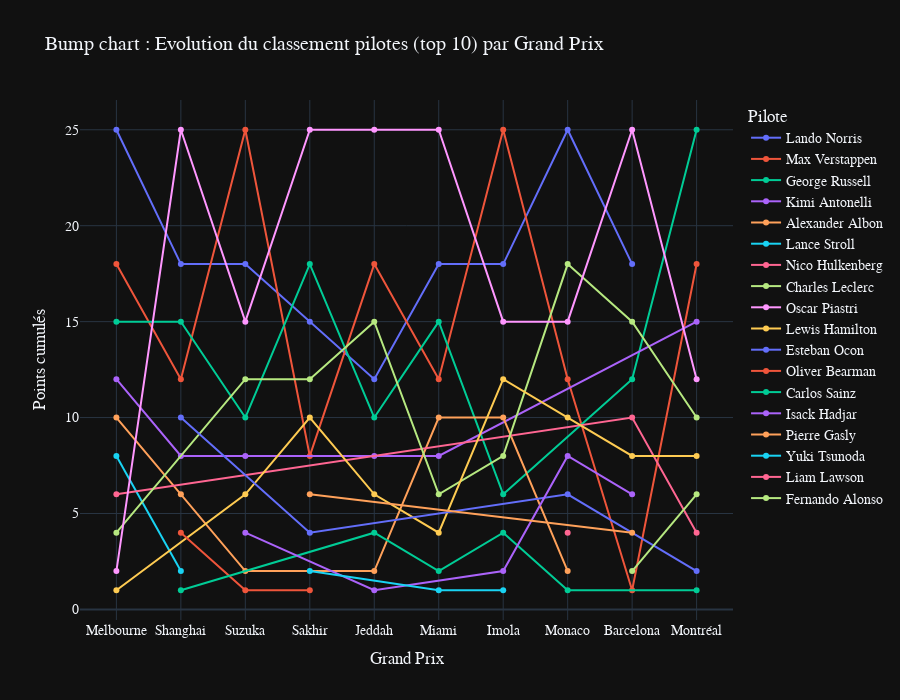

Notebook code cell kept with this figure:
### Markdown cell above
### 📈 Bump chart – évolution du top 10 pilotes
Visualisation de la dynamique du championnat.

### Code cell
# Bump chart – évolution du classement pilotes (top 10)
top10 = (df_drv_stand
         .groupby(['round', 'FullName'])['Points']
         .max()
         .reset_index()
         .sort_values(['round', 'Points'], ascending=[True, False])
         .groupby('round')
         .head(10))

round_to_gp = df_results.set_index('round')['event'].to_dict()
top10['event'] = top10['round'].map(round_to_gp)

# On récupère la position finale de chaque pilote à chaque course
position_map = df_results.set_index(['FullName', 'round'])['Position'].to_dict()
top10['Position'] = top10.apply(lambda row: position_map.get((row['FullName'], row['round']), None), axis=1)

fig3 = px.line(
    top10,
    x='event', y='Points', color='FullName',
    markers=True,
    hover_data=['Position'],
    title="Bump chart : Evolution du classement pilotes (top 10) par Grand Prix",
    labels={'event': 'Grand Prix', 'Points': 'Points cumulés', 'FullName': 'Pilote', 'Position': 'Position finale'}
)
fig3.update_layout(height=700, 
    template="plotly_dark",
    font=dict(family="Montserrat, Arial", size=14),
)
fig3.show()

### Figure 1 — Plotly figure (JSON) as saved in the notebook; plotly's stock layout.template omitted (floating-point values rounded to 4 significant figures)
{"data": [{"customdata": [[1.0], [2.0], [2.0], [3.0], [4.0], [2.0], [2.0], [1.0], [2.0]], "hovertemplate": "Pilote=Lando Norris<br>Grand Prix=%{x}<br>Points cumulés=%{y}<br>Position finale=%{customdata[0]}<extra></extra>", "legendgroup": "Lando Norris", "line": {"color": "#636efa", "dash": "solid"}, "marker": {"symbol": "circle"}, "mode": "lines+markers", "name": "Lando Norris", "orientation": "v", "showlegend": true, "type": "scatter", "x": ["Melbourne", "Shanghai", "Suzuka", "Sakhir", "Jeddah", "Miami", "Imola", "Monaco", "Barcelona"], "xaxis": "x", "y": [25.0, 18.0, 18.0, 15.0, 12.0, 18.0, 18.0, 25.0, 18.0], "yaxis": "y"}, {"customdata": [[2.0], [4.0], [1.0], [6.0], [2.0], [4.0], [1.0], [4.0], [10.0], [2.0]], "hovertemplate": "Pilote=Max Verstappen<br>Grand Prix=%{x}<br>Points cumulés=%{y}<br>Position finale=%{customdata[0]}<extra></extra>", "legendgroup": "Max Verstappen", "line": {"color": "#EF553B", "dash": "solid"}, "marker": {"symbol": "circle"}, "mode": "lines+markers", "name": "Max Verstappen", "orientation": "v", "showlegend": true, "type": "scatter", "x": ["Melbourne", "Shanghai", "Suzuka", "Sakhir", "Jeddah", "Miami", "Imola", "Monaco", "Barcelona", "Montréal"], "xaxis": "x", "y": [18.0, 12.0, 25.0, 8.0, 18.0, 12.0, 25.0, 12.0, 1.0, 18.0], "yaxis": "y"}, {"customdata": [[3.0], [3.0], [5.0], [2.0], [5.0], [3.0], [7.0], [4.0], [1.0]], "hovertemplate": "Pilote=George Russell<br>Grand Prix=%{x}<br>Points cumulés=%{y}<br>Position finale=%{customdata[0]}<extra></extra>", "legendgroup": "George Russell", "line": {"color": "#00cc96", "dash": "solid"}, "marker": {"symbol": "circle"}, "mode": "lines+markers", "name": "George Russell", "orientation": "v", "showlegend": true, "type": "scatter", "x": ["Melbourne", "Shanghai", "Suzuka", "Sakhir", "Jeddah", "Miami", "Imola", "Barcelona", "Montréal"], "xaxis": "x", "y": [15.0, 15.0, 10.0, 18.0, 10.0, 15.0, 6.0, 12.0, 25.0], "yaxis": "y"}, {"customdata": [[4.0], [6.0], [6.0], [6.0], [6.0], [3.0]], "hovertemplate": "Pilote=Kimi Antonelli<br>Grand Prix=%{x}<br>Points cumulés=%{y}<br>Position finale=%{customdata[0]}<extra></extra>", "legendgroup": "Kimi Antonelli", "line": {"color": "#ab63fa", "dash": "solid"}, "marker": {"symbol": "circle"}, "mode": "lines+markers", "name": "Kimi Antonelli", "orientation": "v", "showlegend": true, "type": "scatter", "x": ["Melbourne", "Shanghai", "Suzuka", "Jeddah", "Miami", "Montréal"], "xaxis": "x", "y": [12.0, 8.0, 8.0, 8.0, 8.0, 15.0], "yaxis": "y"}, {"customdata": [[5.0], [7.0], [9.0], [9.0], [5.0], [5.0], [9.0]], "hovertemplate": "Pilote=Alexander Albon<br>Grand Prix=%{x}<br>Points cumulés=%{y}<br>Position finale=%{customdata[0]}<extra></extra>", "legendgroup": "Alexander Albon", "line": {"color": "#FFA15A", "dash": "solid"}, "marker": {"symbol": "circle"}, "mode": "lines+markers", "name": "Alexander Albon", "orientation": "v", "showlegend": true, "type": "scatter", "x": ["Melbourne", "Shanghai", "Suzuka", "Jeddah", "Miami", "Imola", "Monaco"], "xaxis": "x", "y": [10.0, 6.0, 2.0, 2.0, 10.0, 10.0, 2.0], "yaxis": "y"}, {"customdata": [[6.0], [9.0]], "hovertemplate": "Pilote=Lance Stroll<br>Grand Prix=%{x}<br>Points cumulés=%{y}<br>Position finale=%{customdata[0]}<extra></extra>", "legendgroup": "Lance Stroll", "line": {"color": "#19d3f3", "dash": "solid"}, "marker": {"symbol": "circle"}, "mode": "lines+markers", "name": "Lance Stroll", "orientation": "v", "showlegend": true, "type": "scatter", "x": ["Melbourne", "Shanghai"], "xaxis": "x", "y": [8.0, 2.0], "yaxis": "y"}, {"customdata": [[7.0], [5.0], [8.0]], "hovertemplate": "Pilote=Nico Hulkenberg<br>Grand Prix=%{x}<br>Points cumulés=%{y}<br>Position finale=%{customdata[0]}<extra></extra>", "legendgroup": "Nico Hulkenberg", "line": {"color": "#FF6692", "dash": "solid"}, "marker": {"symbol": "circle"}, "mode": "lines+markers", "name": "Nico Hulkenberg", "orientation": "v", "showlegend": true, "type": "scatter", "x": ["Melbourne", "Barcelona", "Montréal"], "xaxis": "x", "y": [6.0, 10.0, 4.0], "yaxis": "y"}, {"customdata": [[8.0], [4.0], [4.0], [3.0], [7.0], [6.0], [2.0], [3.0], [5.0]], "hovertemplate": "Pilote=Charles Leclerc<br>Grand Prix=%{x}<br>Points cumulés=%{y}<br>Position finale=%{customdata[0]}<extra></extra>", "legendgroup": "Charles Leclerc", "line": {"color": "#B6E880", "dash": "solid"}, "marker": {"symbol": "circle"}, "mode": "lines+markers", "name": "Charles Leclerc", "orientation": "v", "showlegend": true, "type": "scatter", "x": ["Melbourne", "Suzuka", "Sakhir", "Jeddah", "Miami", "Imola", "Monaco", "Barcelona", "Montréal"], "xaxis": "x", "y": [4.0, 12.0, 12.0, 15.0, 6.0, 8.0, 18.0, 15.0, 10.0], "yaxis": "y"}, {"customdata": [[9.0], [1.0], [3.0], [1.0], [1.0], [1.0], [3.0], [3.0], [1.0], [4.0]], "hovertemplate": "Pilote=Oscar Piastri<br>Grand Prix=%{x}<br>Points cumulés=%{y}<br>Position finale=%{customdata[0]}<extra></extra>", "legendgroup": "Oscar Piastri", "line": {"color": "#FF97FF", "dash": "solid"}, "marker": {"symbol": "circle"}, "mode": "lines+markers", "name": "Oscar Piastri", "orientation": "v", "showlegend": true, "type": "scatter", "x": ["Melbourne", "Shanghai", "Suzuka", "Sakhir", "Jeddah", "Miami", "Imola", "Monaco", "Barcelona", "Montréal"], "xaxis": "x", "y": [2.0, 25.0, 15.0, 25.0, 25.0, 25.0, 15.0, 15.0, 25.0, 12.0], "yaxis": "y"}, {"customdata": [[10.0], [7.0], [5.0], [7.0], [8.0], [4.0], [5.0], [6.0], [6.0]], "hovertemplate": "Pilote=Lewis Hamilton<br>Grand Prix=%{x}<br>Points cumulés=%{y}<br>Position finale=%{customdata[0]}<extra></extra>", "legendgroup": "Lewis Hamilton", "line": {"color": "#FECB52", "dash": "solid"}, "marker": {"symbol": "circle"}, "mode": "lines+markers", "name": "Lewis Hamilton", "orientation": "v", "showlegend": true, "type": "scatter", "x": ["Melbourne", "Suzuka", "Sakhir", "Jeddah", "Miami", "Imola", "Monaco", "Barcelona", "Montréal"], "xaxis": "x", "y": [1.0, 6.0, 10.0, 6.0, 4.0, 12.0, 10.0, 8.0, 8.0], "yaxis": "y"}, {"customdata": [[5.0], [8.0], [7.0], [9.0]], "hovertemplate": "Pilote=Esteban Ocon<br>Grand Prix=%{x}<br>Points cumulés=%{y}<br>Position finale=%{customdata[0]}<extra></extra>", "legendgroup": "Esteban Ocon", "line": {"color": "#636efa", "dash": "solid"}, "marker": {"symbol": "circle"}, "mode": "lines+markers", "name": "Esteban Ocon", "orientation": "v", "showlegend": true, "type": "scatter", "x": ["Shanghai", "Sakhir", "Monaco", "Montréal"], "xaxis": "x", "y": [10.0, 4.0, 6.0, 2.0], "yaxis": "y"}, {"customdata": [[8.0], [10.0], [10.0]], "hovertemplate": "Pilote=Oliver Bearman<br>Grand Prix=%{x}<br>Points cumulés=%{y}<br>Position finale=%{customdata[0]}<extra></extra>", "legendgroup": "Oliver Bearman", "line": {"color": "#EF553B", "dash": "solid"}, "marker": {"symbol": "circle"}, "mode": "lines+markers", "name": "Oliver Bearman", "orientation": "v", "showlegend": true, "type": "scatter", "x": ["Shanghai", "Suzuka", "Sakhir"], "xaxis": "x", "y": [4.0, 1.0, 1.0], "yaxis": "y"}, {"customdata": [[10.0], [8.0], [9.0], [8.0], [10.0], [10.0]], "hovertemplate": "Pilote=Carlos Sainz<br>Grand Prix=%{x}<br>Points cumulés=%{y}<br>Position finale=%{customdata[0]}<extra></extra>", "legendgroup": "Carlos Sainz", "line": {"color": "#00cc96", "dash": "solid"}, "marker": {"symbol": "circle"}, "mode": "lines+markers", "name": "Carlos Sainz", "orientation": "v", "showlegend": true, "type": "scatter", "x": ["Shanghai", "Jeddah", "Miami", "Imola", "Monaco", "Montréal"], "xaxis": "x", "y": [1.0, 4.0, 2.0, 4.0, 1.0, 1.0], "yaxis": "y"}, {"customdata": [[8.0], [10.0], [9.0], [6.0], [7.0]], "hovertemplate": "Pilote=Isack Hadjar<br>Grand Prix=%{x}<br>Points cumulés=%{y}<br>Position finale=%{customdata[0]}<extra></extra>", "legendgroup": "Isack Hadjar", "line": {"color": "#ab63fa", "dash": "solid"}, "marker": {"symbol": "circle"}, "mode": "lines+markers", "name": "Isack Hadjar", "orientation": "v", "showlegend": true, "type": "scatter", "x": ["Suzuka", "Jeddah", "Imola", "Monaco", "Barcelona"], "xaxis": "x", "y": [4.0, 1.0, 2.0, 8.0, 6.0], "yaxis": "y"}, {"customdata": [[7.0], [8.0]], "hovertemplate": "Pilote=Pierre Gasly<br>Grand Prix=%{x}<br>Points cumulés=%{y}<br>Position finale=%{customdata[0]}<extra></extra>", "legendgroup": "Pierre Gasly", "line": {"color": "#FFA15A", "dash": "solid"}, "marker": {"symbol": "circle"}, "mode": "lines+markers", "name": "Pierre Gasly", "orientation": "v", "showlegend": true, "type": "scatter", "x": ["Sakhir", "Barcelona"], "xaxis": "x", "y": [6.0, 4.0], "yaxis": "y"}, {"customdata": [[9.0], [10.0], [10.0]], "hovertemplate": "Pilote=Yuki Tsunoda<br>Grand Prix=%{x}<br>Points cumulés=%{y}<br>Position finale=%{customdata[0]}<extra></extra>", "legendgroup": "Yuki Tsunoda", "line": {"color": "#19d3f3", "dash": "solid"}, "marker": {"symbol": "circle"}, "mode": "lines+markers", "name": "Yuki Tsunoda", "orientation": "v", "showlegend": true, "type": "scatter", "x": ["Sakhir", "Miami", "Imola"], "xaxis": "x", "y": [2.0, 1.0, 1.0], "yaxis": "y"}, {"customdata": [[8.0]], "hovertemplate": "Pilote=Liam Lawson<br>Grand Prix=%{x}<br>Points cumulés=%{y}<br>Position finale=%{customdata[0]}<extra></extra>", "legendgroup": "Liam Lawson", "line": {"color": "#FF6692", "dash": "solid"}, "marker": {"symbol": "circle"}, "mode": "lines+markers", "name": "Liam Lawson", "orientation": "v", "showlegend": true, "type": "scatter", "x": ["Monaco"], "xaxis": "x", "y": [4.0], "yaxis": "y"}, {"customdata": [[9.0], [7.0]], "hovertemplate": "Pilote=Fernando Alonso<br>Grand Prix=%{x}<br>Points cumulés=%{y}<br>Position finale=%{customdata[0]}<extra></extra>", "legendgroup": "Fernando Alonso", "line": {"color": "#B6E880", "dash": "solid"}, "marker": {"symbol": "circle"}, "mode": "lines+markers", "name": "Fernando Alonso", "orientation": "v", "showlegend": true, "type": "scatter", "x": ["Barcelona", "Montréal"], "xaxis": "x", "y": [2.0, 6.0], "yaxis": "y"}], "layout": {"font": {"family": "Montserrat, Arial", "size": 14}, "height": 700, "legend": {"title": {"text": "Pilote"}, "tracegroupgap": 0}, "title": {"text": "Bump chart : Evolution du classement pilotes (top 10) par Grand Prix"}, "xaxis": {"anchor": "y", "domain": [0, 1], "title": {"text": "Grand Prix"}}, "yaxis": {"anchor": "x", "domain": [0, 1], "title": {"text": "Points cumulés"}}}}
